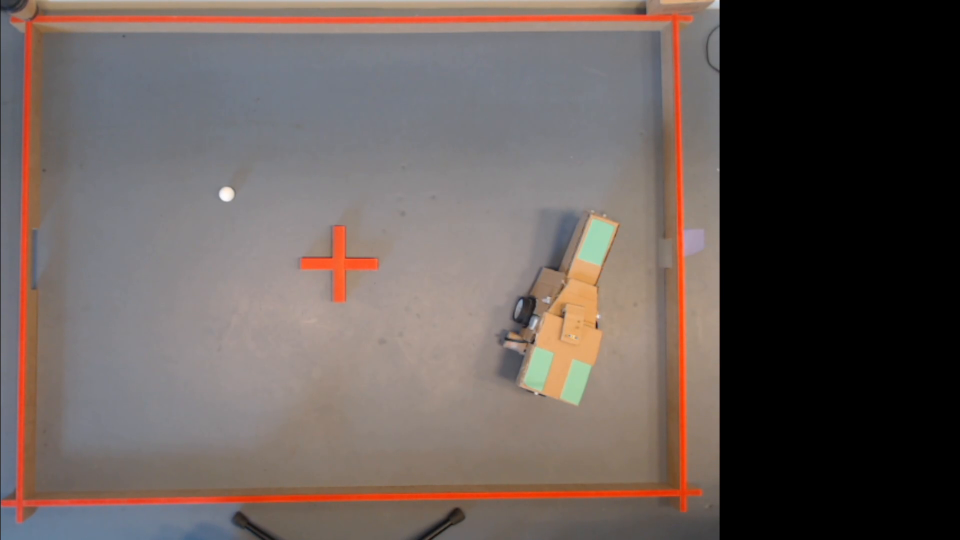
#> input picture frame 88 of TrackVideos/Kenneth.mp4, 1920 x 1080 px, given in place of Tester.mp4, which was not available (shown at 1/2 size)
$ python Xfinder.py
#> lines starting #> are read from the running program, lines starting #| are printed output that depends on the picture; after the words box and inside, x2 and y2 are one past the last pixel; in counts of white or black regions, pixels touching at a corner belong together; pictures that were not available may be replaced by others from this repository, and a replacement may not be noted
import numpy as np
import cv2

# Convert hex color to BGR format
def hex_to_bgr(hex_color):
    hex_color = hex_color.lstrip('#')
    return tuple(int(hex_color[i:i+2], 16) for i in (4, 2, 0))

# Function to process video and draw contours around specific color
def detect_color_in_video(video_path, hex_color):
    # Convert hex color to BGR
#> called with video_path = 'TrackVideos/Tester.mp4', hex_color = 'ff5c0d'
    bgr_color = hex_to_bgr(hex_color)

    # Define the range of the color in BGR
    lower_bound = np.array([max(c-40, 0) for c in bgr_color])
    upper_bound = np.array([min(c+40, 255) for c in bgr_color])

    # Open video file
    cam = cv2.VideoCapture(video_path)

    while True:
        ret, frame = cam.read()
#> frame is the input picture: shape (1080, 1920, 3); mean B, G, R 89.4, 93, 103.9
        if not ret:
            break

        # Convert frame to BGR color space (by default it's already in BGR)
        bgr_frame = frame

        # Create a mask for the color range
        mask = cv2.inRange(bgr_frame, lower_bound, upper_bound)
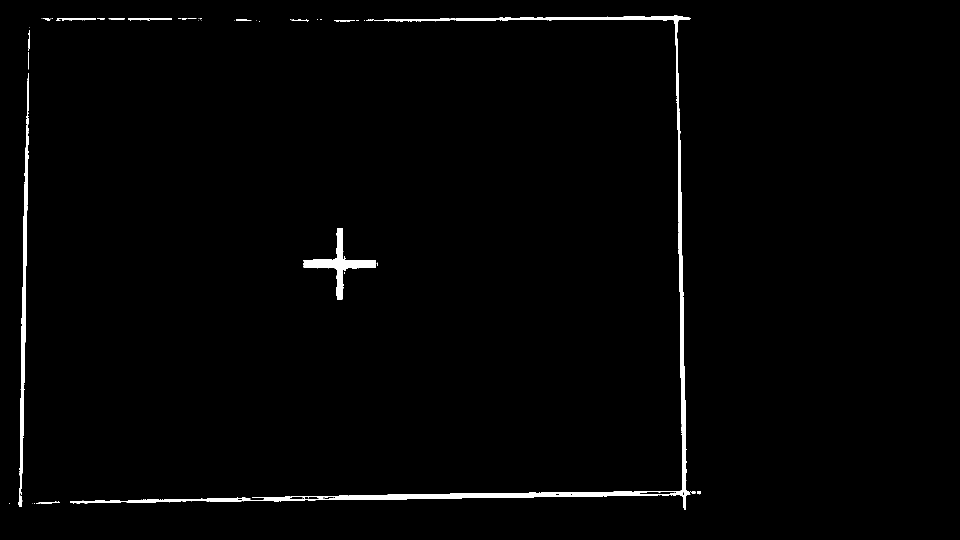
#> mask: shape (1080, 1920) (shown at 1/2 size); 1.5% white; 68 white regions (51 under 20 px)

        # Find contours in the mask
        contours, _ = cv2.findContours(mask, cv2.RETR_TREE, cv2.CHAIN_APPROX_SIMPLE)
#> contours = 127 contours, 108 with area under 20; largest, box (x1, y1, x2, y2) and area: (140, 30, 1381, 1020) 17556, (36, 146, 58, 1014) 4774, (606, 456, 753, 600) 3772, (574, 993, 673, 1000) 411, (1278, 982, 1354, 990) 342

        # Draw contours around detected areas
        for contour in contours:
            if cv2.contourArea(contour) > 500:  # Filter out small contours
                cv2.drawContours(frame, [contour], -1, (0, 255, 0), 2)
#> this loop made 127 passes
#> contour on passes 1, 2, 3, 4, 6, 7, 8, 9, 10, 11, 12, 13: [[68, 1006], [68, 1007]], [[64, 1006]], [[18, 1006], [18, 1007], [19, 1007], [19, 1006]], [[486, 1003]], [[98, 1006], [99, 1005], [100, 1006], [99, 1007]], [[88, 1006], [89, 1005], [90, 1006], [89, 1007]], [[165, 1000], [166, 1000]], [[484, 994], [490, 994]], [[474, 994], [475, 994]], [[1319, 991]], [[678, 990], [695, 990]], [[1399, 989]]
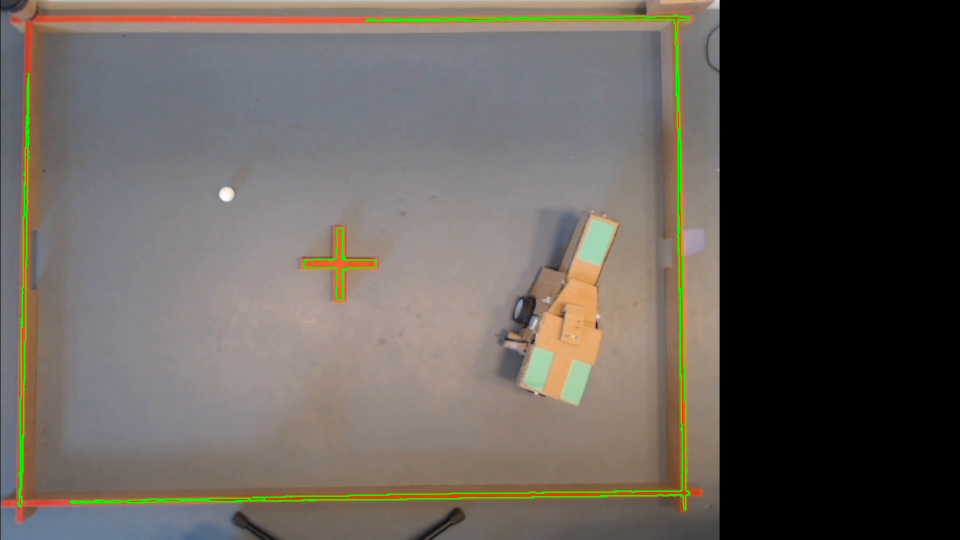
#> frame: shape (1080, 1920, 3) (shown at 1/2 size); 1.22% of pixels changed, all inside (x1, y1, x2, y2) = (35, 29, 1382, 1021)

        # Display the frame with contours
        cv2.imshow('Frame', frame)

        if cv2.waitKey(1) & 0xFF == ord('q'):
#> (key q is pressed here)
            break

    cam.release()
    cv2.destroyAllWindows()

# Hex color to detect
hex_color = 'ff5c0d'

# Video path
video_path = "TrackVideos/Tester.mp4"

# Run the detection
detect_color_in_video(video_path, hex_color)

$ run again, starting later in the video
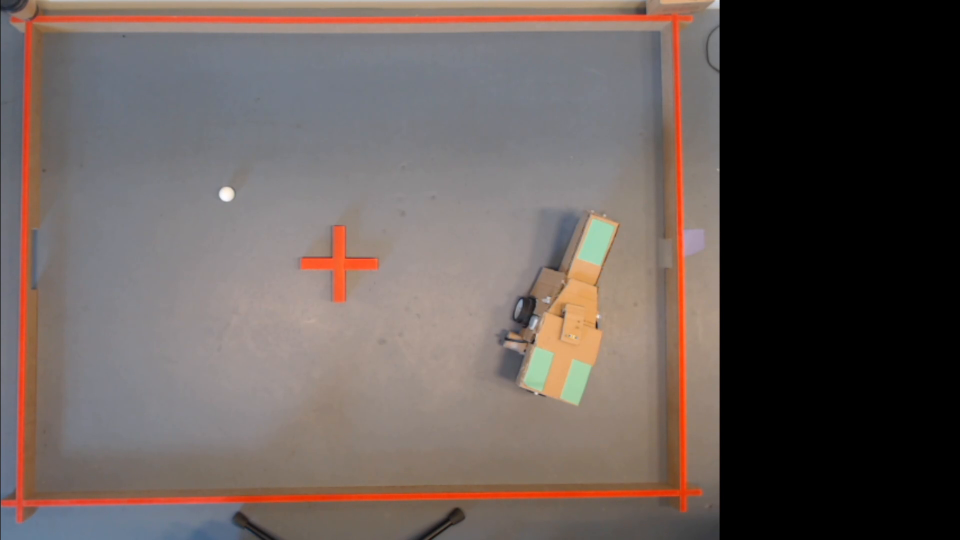
#> input picture frame 396 of TrackVideos/Kenneth.mp4, 1920 x 1080 px, given in place of Tester.mp4, which was not available (shown at 1/2 size)
#> in detect_color_in_video, frame is the input picture: shape (1080, 1920, 3); mean B, G, R 89.4, 93, 103.9
#> in detect_color_in_video, `mask = cv2.inRange(bgr_frame, lower_bound, upper_bound)`:
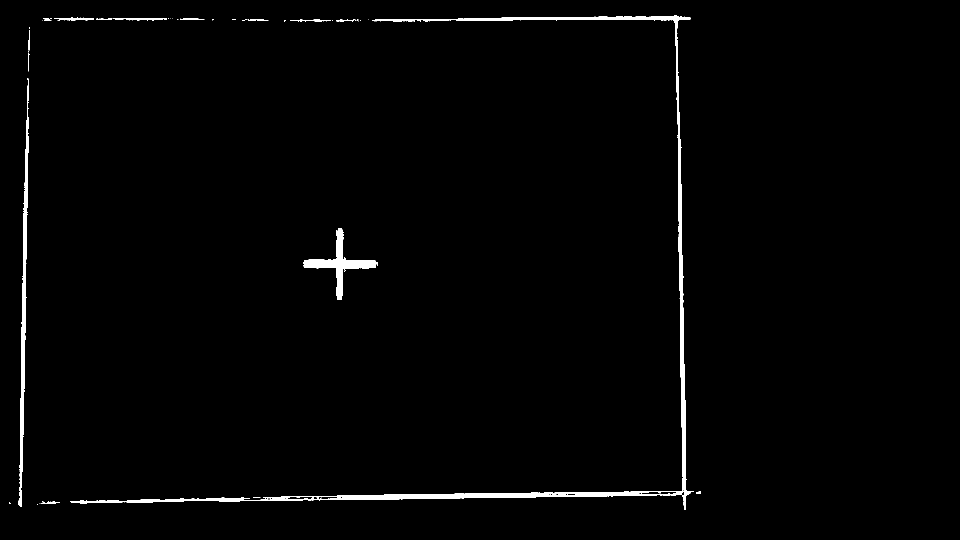
#> mask: shape (1080, 1920) (shown at 1/2 size); 1.5% white; 77 white regions (61 under 20 px)
#> contours = 133 contours, 112 with area under 20; largest, box (x1, y1, x2, y2) and area: (141, 30, 1388, 1020) 17333, (36, 156, 58, 1014) 4711, (606, 456, 753, 600) 3875, (575, 992, 675, 1000) 436, (1283, 982, 1353, 990) 327
#> the loop in detect_color_in_video, `for contour in contours:` made 133 passes
#> contour on passes 1, 2, 4, 6, 7, 8, 9, 10: [[74, 1009], [75, 1009]], [[79, 1007], [80, 1007]], [[84, 1004]], [[101, 1002]], [[96, 1002], [97, 1002]], [[84, 1002], [86, 1002]], [[638, 1001], [639, 1001]], [[623, 1001], [626, 1001]]
#> after the loop in detect_color_in_video, `for contour in contours:`:
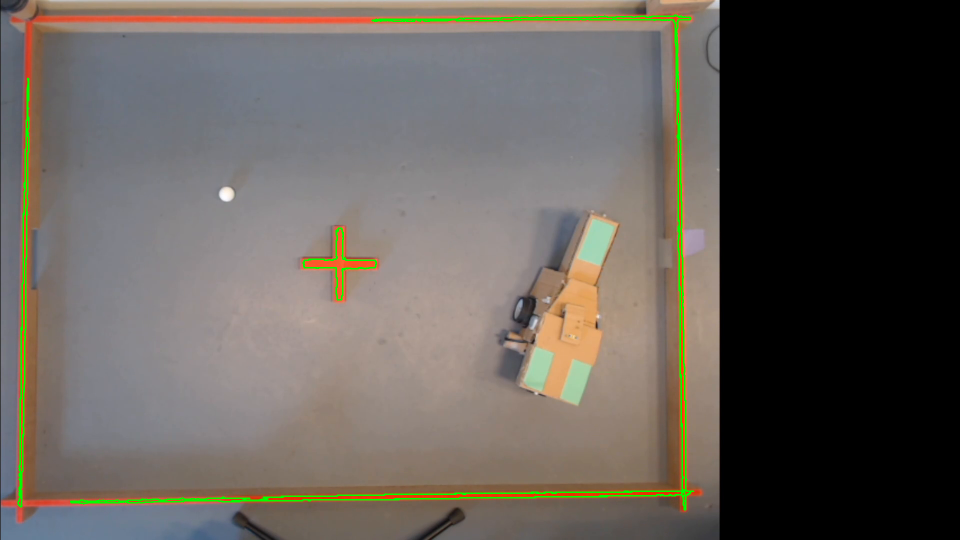
#> frame: shape (1080, 1920, 3) (shown at 1/2 size); 1.21% of pixels changed, all inside (x1, y1, x2, y2) = (35, 29, 1389, 1021)

$ run again, starting later in the video
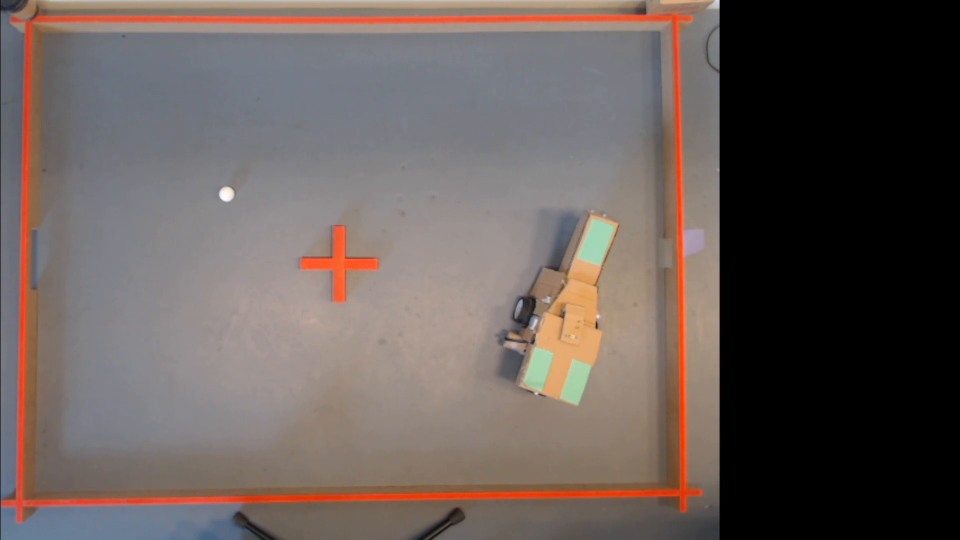
#> input picture frame 704 of TrackVideos/Kenneth.mp4, 1920 x 1080 px, given in place of Tester.mp4, which was not available (shown at 1/2 size)
#> in detect_color_in_video, frame is the input picture: shape (1080, 1920, 3); mean B, G, R 89.4, 93.1, 103.9
#> in detect_color_in_video, `mask = cv2.inRange(bgr_frame, lower_bound, upper_bound)`:
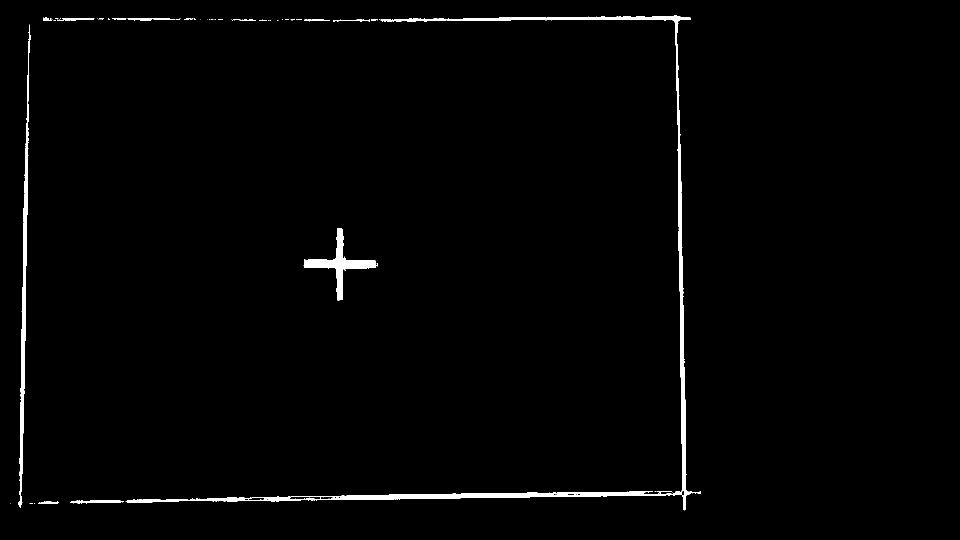
#> mask: shape (1080, 1920) (shown at 1/2 size); 1.5% white; 93 white regions (75 under 20 px)
#> contours = 148 contours, 129 with area under 20; largest, box (x1, y1, x2, y2) and area: (251, 30, 1402, 1020) 16178, (36, 50, 62, 1016) 4916, (607, 456, 753, 601) 3847, (140, 1000, 248, 1007) 403, (255, 36, 350, 42) 264
#> the loop in detect_color_in_video, `for contour in contours:` made 148 passes
#> contour on passes 1, 2, 3, 6, 7, 8, 9, 10: [[1369, 1021]], [[68, 1007], [69, 1007]], [[20, 1007]], [[83, 1005], [84, 1004], [85, 1005], [84, 1006]], [[88, 1002], [90, 1002]], [[632, 1001], [633, 1001]], [[628, 1001], [629, 1001]], [[622, 1001], [626, 1001]]
#> after the loop in detect_color_in_video, `for contour in contours:`:
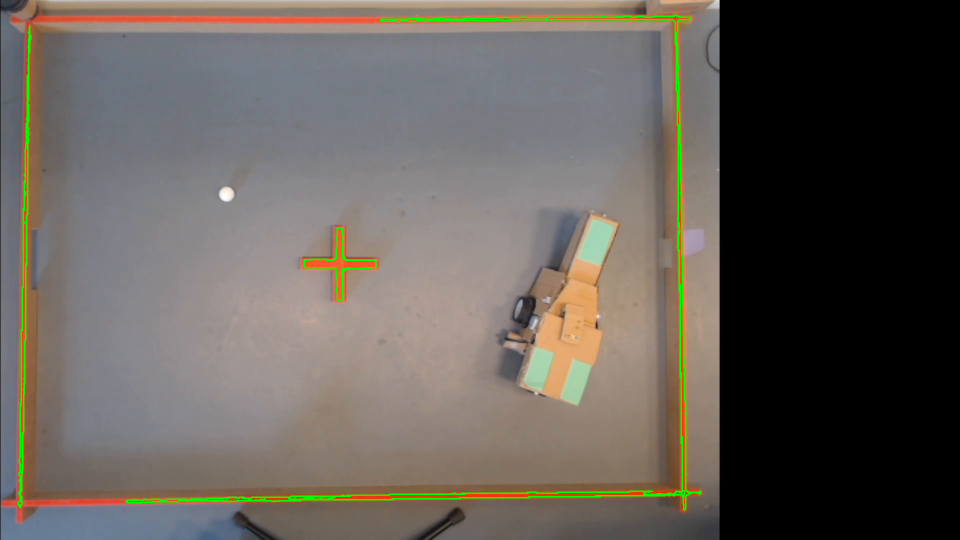
#> frame: shape (1080, 1920, 3) (shown at 1/2 size); 1.22% of pixels changed, all inside (x1, y1, x2, y2) = (35, 29, 1403, 1021)
